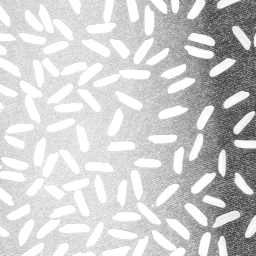
%> input picture 061 - עיבוד תמונה/IP-Images/flied_lice.png, 256 x 256 px
$ octave prep1.m   (GNU Octave 9; MATLAB toolbox functions it lacks are replaced by stand-ins)
%> lines starting %> are read from the running program, lines starting %| are printed output that depends on the picture; in (x1, y1, x2, y2) boxes, pixels count from 0 and x2, y2 are one past the last pixel; in counts of white or black regions, pixels touching at a corner belong together; the program's own positions count from 1
%% 1
[X Y]=meshgrid(1:1:127);
im=(128-X+Y);
imshow(im,[]);

%%
figure(1);imshow(im,[0 127]); impixelinfo;
figure(2);imshow(im,[50 150]);impixelinfo;
figure(3);imshow(im,[150 255]); impixelinfo;
figure(4);imshow(im,[]); impixelinfo;

%% 2

x=(0:255);
y=0.5.*x;
figure;
plot(y,x,'r');
title("Contrast stretch");
xlabel('Old pixel value');
ylabel('New pixel value');
xlim([0,255]);
%> figure, not shown here; curve peaks at x = 127.5, y = 255
%% 2.4


bright_rice = imread('IP-Images\flied_lice.png');
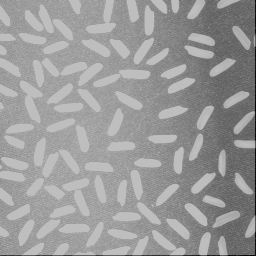
%> bright_rice: size 256x256 uint8; min 0, max 190, mean 154.3
min_in = min(bright_rice,[],'all');
%> min_in = 0
max_in = max(bright_rice,[],'all');
%> max_in = 190
stretched_rice = imadjust(bright_rice);
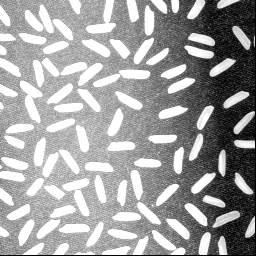
%> stretched_rice: size 256x256 uint8; min 0, max 255, mean 159.2
figure();
subplot(2,2,1);
imshow(bright_rice);
subplot(2,2,2);
imhist(bright_rice);
subplot(2,2,3);
imshow(stretched_rice);
subplot(2,2,4);
imhist(stretched_rice);
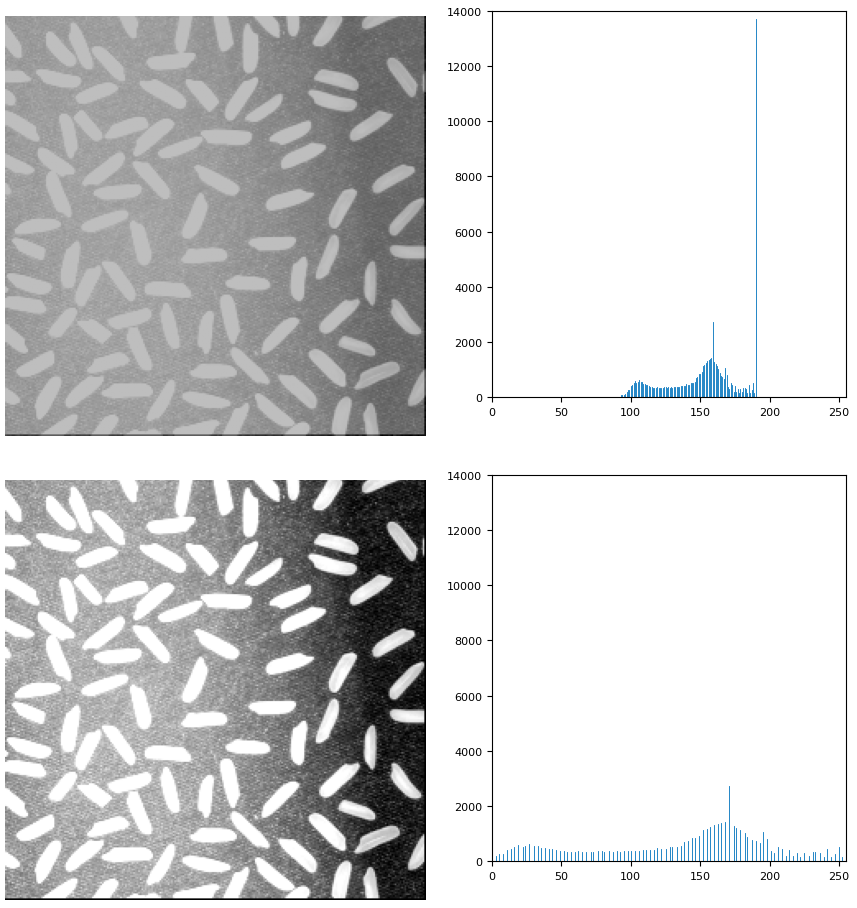
%> figure redrawn from the program's plot data, 4 panels

%% 3.5


threshold = 168;
level = threshold/256;
x=(0:255);
y=(0.*(x<threshold))+(1.*(x>=threshold));

figure;
plot(x,y,'r');
title("Thresholding");
xlabel('Old pixel value');
ylabel('New pixel value');
xlim([0,255]);
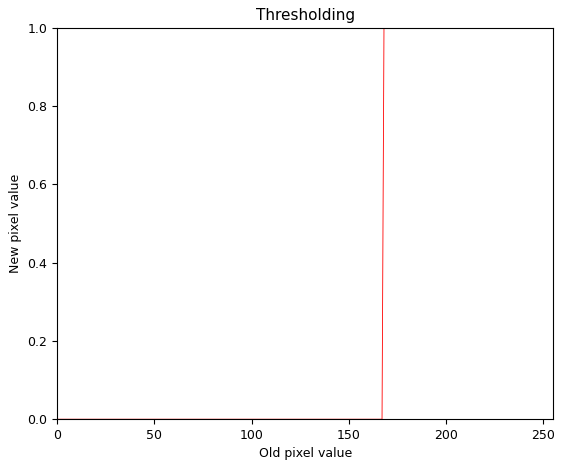
%> figure redrawn from the program's plot data; curve peaks at x = 168, y = 1


bright_rice = imread('IP-Images\flied_lice.png');
stretched_rice = imadjust(bright_rice);
figure();
subplot(2,2,1);
imshow(bright_rice);
subplot(2,2,2);
imhist(bright_rice);

thresholded_rice = imbinarize(bright_rice,level);
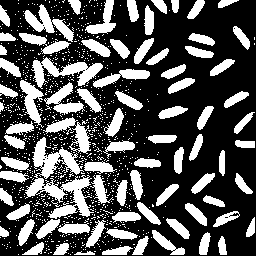
%> thresholded_rice: size 256x256 logical; 32.7% white; 989 white regions (909 under 20 px), largest, box (x1, y1, x2, y2) and area: (25, 137, 94, 219) 2140, (31, 57, 103, 89) 930, (24, 4, 74, 42) 669
subplot(2,2,3);
imshow(thresholded_rice);
subplot(2,2,4);
imhist(thresholded_rice);
xlim([-1 2]);


%% 4.7

h = fspecial('average',9);
blurred_rice = imfilter(bright_rice,h);
imshowpair(bright_rice,blurred_rice,'montage');
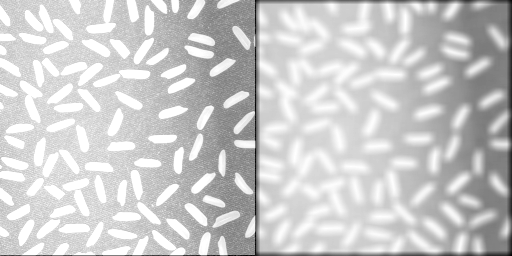
%> displayed picture: size 256x512, on the screen's scale of 0 to 255; min 0, max 255, mean 202.2
title("Original Rice                          Blurred Rice")
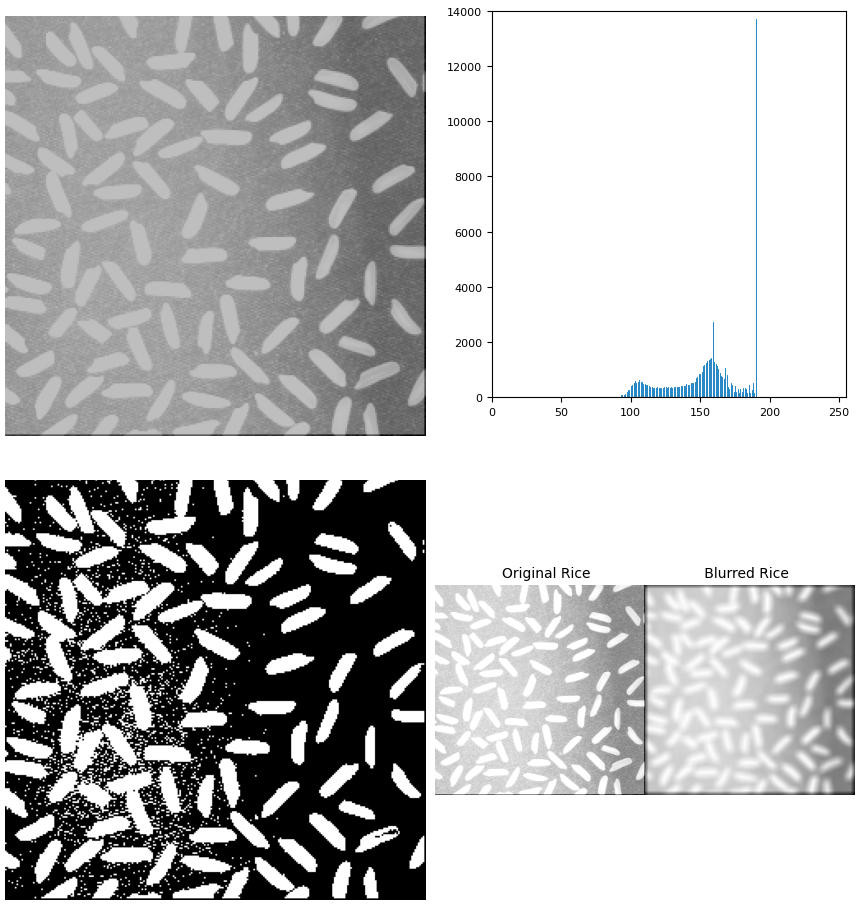
%> figure redrawn from the program's plot data, 4 panels


%% 5.4
err = immse(bright_rice,blurred_rice);
%> err = 248.5
err_same = immse(bright_rice,bright_rice);
%> err_same = 0

$ run again, with 061 - עיבוד תמונה/IP-Images/pieces.png copied over 061 - עיבוד תמונה/IP-Images/flied_lice.png
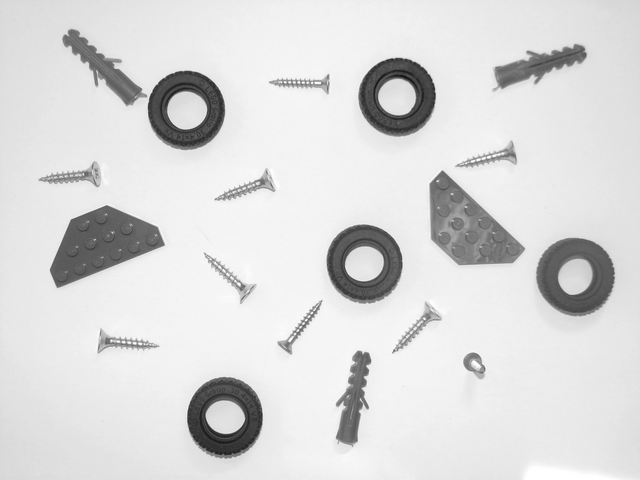
%> input picture 061 - עיבוד תמונה/IP-Images/pieces.png, 640 x 480 px
%> bright_rice is the input picture: size 480x640 uint8; min 19, max 255, mean 218.1
%> min_in = 19
%> max_in = 255
%> `thresholded_rice = imbinarize(bright_rice,level);`:
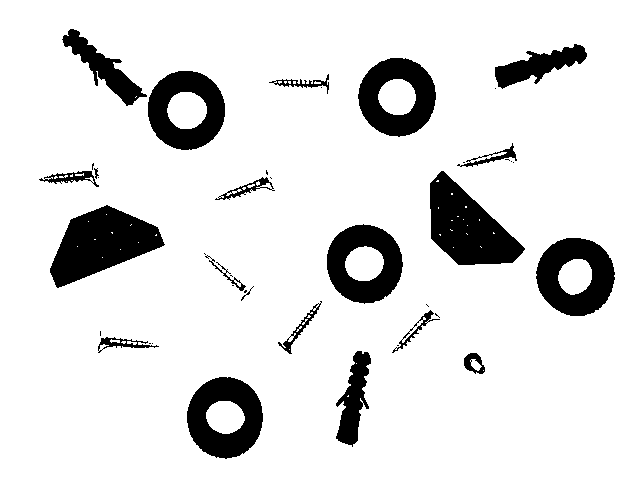
%> thresholded_rice: size 480x640 logical; 87.9% white; 41 black regions (20 under 20 px), largest, box (x1, y1, x2, y2) and area: (50, 205, 165, 288) 5325, (430, 171, 525, 265) 5089, (187, 377, 263, 459) 3859
%> `title("Original Rice                          Blurred Rice")`:
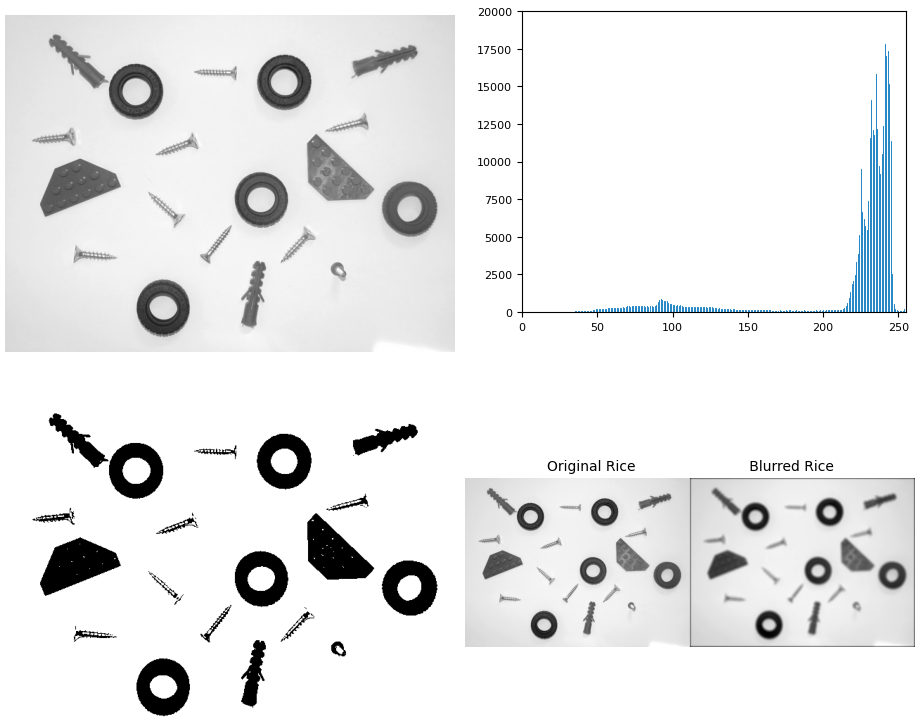
%> figure redrawn from the program's plot data, 4 panels
%> err = 258.4
%> err_same = 0
